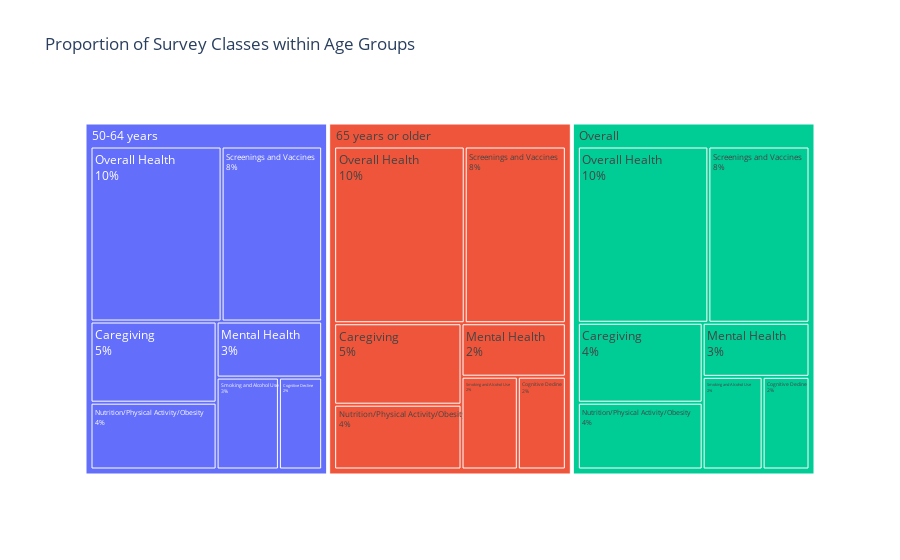

This figure's notebook cell:
### Code cell
import matplotlib.pyplot as plt
import seaborn as sns

# Top Survey Topics by Average Data Value for Each Age Group
top_topics = data.groupby(['Age_Group', 'Survey_Topic'])['Data_Value'].mean().reset_index()
top_topics = top_topics.sort_values(by=['Age_Group', 'Data_Value'], ascending=[True, False])

plt.figure(figsize=(15, 8))
sns.barplot(
    data=top_topics,
    x='Data_Value',
    y='Survey_Topic',
    hue='Age_Group',
    dodge=False
)
plt.title('Top Survey Topics by Average Data Value for Each Age Group', fontsize=14)
plt.xlabel('Average Data Value')
plt.ylabel('Survey Topic')
plt.legend(title='Age Group')
plt.tight_layout()
plt.show()
############################################################3

# Boxplot of Data Value by Survey Class and Age Group
plt.figure(figsize=(15, 8))
sns.boxplot(
    data=data,
    x='Survey_Class',
    y='Data_Value',
    hue='Age_Group'
)
plt.title('Boxplot of Data Value by Survey Class and Age Group', fontsize=14)
plt.xlabel('Survey Class')
plt.ylabel('Data Value')
plt.xticks(rotation=45, ha='right')
plt.legend(title='Age Group')
plt.tight_layout()
plt.show
########################################################333
import plotly.express as px

# Treemap Chart
fig = px.treemap(
    survey_class_proportions,
    path=['Age_Group', 'Survey_Class'],
    values='Proportion',
    color='Age_Group',
    title='Proportion of Survey Classes within Age Groups'
)
fig.update_traces(textinfo="label+percent entry")
fig.show()

### Figure 1 — Plotly figure (JSON) as saved in the notebook; plotly's stock layout.template omitted (floating-point values rounded to 4 significant figures)
{"data": [{"branchvalues": "total", "customdata": [["50-64 years"], ["65 years or older"], ["Overall"], ["50-64 years"], ["65 years or older"], ["Overall"], ["50-64 years"], ["65 years or older"], ["50-64 years"], ["Overall"], ["65 years or older"], ["50-64 years"], ["Overall"], ["65 years or older"], ["Overall"], ["50-64 years"], ["65 years or older"], ["Overall"], ["50-64 years"], ["65 years or older"], ["Overall"], ["50-64 years"], ["65 years or older"], ["Overall"]], "domain": {"x": [0, 1], "y": [0, 1]}, "hovertemplate": "labels=%{label}<br>Proportion=%{value}<br>parent=%{parent}<br>id=%{id}<br>Age_Group=%{customdata[0]}<extra></extra>", "ids": ["50-64 years/Caregiving", "65 years or older/Caregiving", "Overall/Caregiving", "50-64 years/Cognitive Decline", "65 years or older/Cognitive Decline", "Overall/Cognitive Decline", "50-64 years/Mental Health", "65 years or older/Overall Health", "50-64 years/Overall Health", "Overall/Nutrition/Physical Activity/Obesity", "65 years or older/Nutrition/Physical Activity/Obesity", "50-64 years/Nutrition/Physical Activity/Obesity", "Overall/Mental Health", "65 years or older/Mental Health", "Overall/Overall Health", "50-64 years/Screenings and Vaccines", "65 years or older/Screenings and Vaccines", "Overall/Screenings and Vaccines", "50-64 years/Smoking and Alcohol Use", "65 years or older/Smoking and Alcohol Use", "Overall/Smoking and Alcohol Use", "50-64 years", "65 years or older", "Overall"], "labels": ["Caregiving", "Caregiving", "Caregiving", "Cognitive Decline", "Cognitive Decline", "Cognitive Decline", "Mental Health", "Overall Health", "Overall Health", "Nutrition/Physical Activity/Obesity", "Nutrition/Physical Activity/Obesity", "Nutrition/Physical Activity/Obesity", "Mental Health", "Mental Health", "Overall Health", "Screenings and Vaccines", "Screenings and Vaccines", "Screenings and Vaccines", "Smoking and Alcohol Use", "Smoking and Alcohol Use", "Smoking and Alcohol Use", "50-64 years", "65 years or older", "Overall"], "marker": {"colors": ["#636efa", "#EF553B", "#00cc96", "#636efa", "#EF553B", "#00cc96", "#636efa", "#EF553B", "#636efa", "#00cc96", "#EF553B", "#636efa", "#00cc96", "#EF553B", "#00cc96", "#636efa", "#EF553B", "#00cc96", "#636efa", "#EF553B", "#00cc96", "#636efa", "#EF553B", "#00cc96"]}, "name": "", "parents": ["50-64 years", "65 years or older", "Overall", "50-64 years", "65 years or older", "Overall", "50-64 years", "65 years or older", "50-64 years", "Overall", "65 years or older", "50-64 years", "Overall", "65 years or older", "Overall", "50-64 years", "65 years or older", "Overall", "50-64 years", "65 years or older", "Overall", "", "", ""], "textinfo": "label+percent entry", "type": "treemap", "values": [0.1368, 0.1386, 0.1334, 0.05313, 0.05956, 0.05807, 0.0791, 0.3084, 0.3066, 0.1114, 0.1103, 0.1126, 0.07723, 0.07449, 0.3075, 0.2352, 0.2388, 0.2382, 0.07655, 0.06981, 0.07427, 1, 1, 1]}], "layout": {"autosize": true, "legend": {"tracegroupgap": 0}, "title": {"text": "Proportion of Survey Classes within Age Groups"}}}
